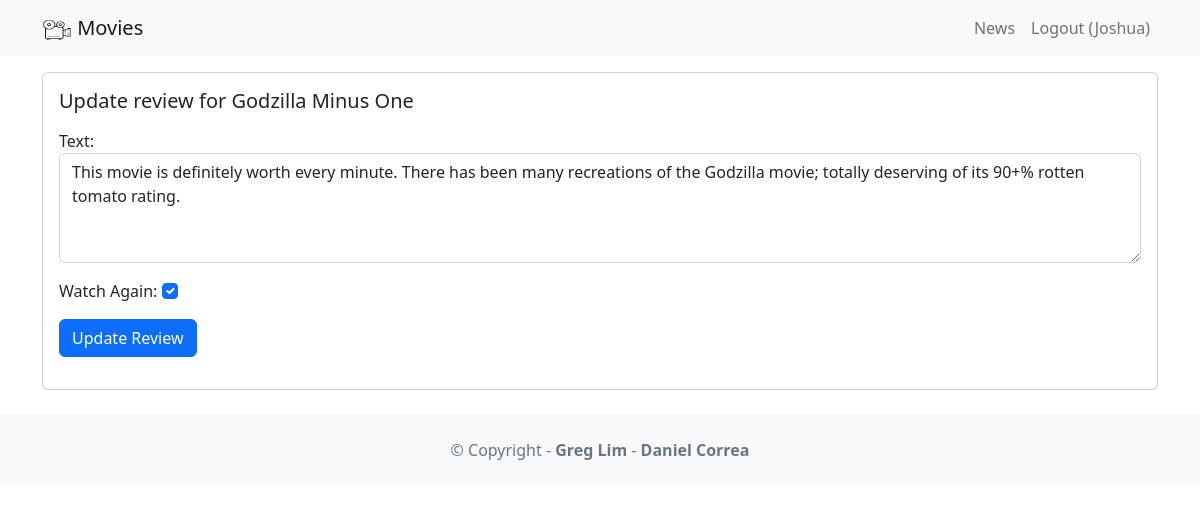
Screenshot of /movie/review/2 (signed in) with the database file from the repository.
### movie/models.py (models this page shows, shortened)
class Review(models.Model):
    text = models.TextField(max_length=200)
    date = models.DateTimeField(auto_now_add=True)
    user = models.ForeignKey(User, on_delete=models.CASCADE)
    movie = models.ForeignKey(Movie, on_delete=models.CASCADE)
    watchAgain = models.BooleanField()

class Movie(models.Model):
    title = models.CharField(max_length=100)
    description = models.CharField(max_length=250)
    image = models.ImageField(upload_to='movie/images/')
    url = models.URLField(blank=True)

### movie/views.py (the view, shortened to what this page needs)
# urls.py: path('review/<int:review_id>', views.updatereview, name='updatereview'),
@login_required
def updatereview(request, review_id):
    review = get_object_or_404(Review, pk=review_id, user=request.user)
    if request.method == "GET":
        form = ReviewForm(instance=review)
        return render(request, 'updatereview.html', {'review': review, 'form': form})

### movie/forms.py
class ReviewForm(ModelForm):
    def __init__(self, *args, **kwargs):
        super(ModelForm, self).__init__(*args, **kwargs)
        self.fields['text'].widget.attrs.update({'class': 'form-control'})
        self.fields['watchAgain'].widget.attrs.update({'class': 'form-check-input'})
    class Meta:
        model = Review
        fields = ['text', 'watchAgain']
        labels = {
            'watchAgain': 'Watch Again'
        }
        widgets = {
            'text': Textarea(attrs={'rows': 4}),
        }

### movie/templates/updatereview.html (shortened to what this page needs)
{% extends 'layout.html' %}
{% block content %}
    <div class="card mb-3">
        <div class="row g-0">
            <div>
                <div class="card-body">
                    <h5 class="card-title">
                        Update review for {{ review.movie.title }}
                    </h5>
                    <p class="card-text">
                        <form action="" method="post">
                            {{ form.as_p }}
                            <button class="btn btn-primary" type="submit">
                                Update Review
                            </button>
                        </form>
                    </p>
                </div>
            </div>
        </div>
    </div>
{% endblock content %}

### moviereviews/base_template/layout.html (shortened to what this page needs)
<!DOCTYPE html>
<html lang="en">
<head>
    <link href="https://cdn.jsdelivr.net/npm/bootstrap@5.2.3/dist/css/bootstrap.min.css" rel="stylesheet">
</head>
<body>
    <nav class="navbar navbar-expand-lg navbar-light bg-light mb-3">
        <div class="container">
            <a href="{% url 'home' %}" class="navbar-brand">
                {% load static %}
                <img src="{% static 'images/movie-icon.png' %}" alt="" width="30" height="24">
                Movies
            </a>
            <div class="collapse navbar-collapse" id="navbarNavAltMarkup">
                <div class="navbar-nav ms-auto">
                    <a href="{% url 'news' %}" class="nav-link">News</a>
                    {% if user.is_authenticated %}
                        <a href="{% url 'logout' %}" class="nav-link">
                            Logout ({{ user.username|title }})
                        </a>
                    {% else %}
                        <a href="{% url 'login' %}" class="nav-link">Login</a>
                        <a href="{% url 'signup' %}" class="nav-link">Sign Up</a>
                    {% endif %}
                </div>
            </div>
        </div>
    </nav>
    <div class="container">
        {% block content %}
        {% endblock %}
    </div>
    <footer class="text-center text-lg-start bg-light text-muted mt-4">
        <div class="text-center p-4">
            &copy; Copyright -
            <a href="#" class="text-reset fw-bold text-decoration-none" target="_blank">Greg Lim</a> -
            <a href="#" class="text-reset fw-bold text-decoration-none" target="_blank">Daniel Correa</a>
        </div>
    </footer>
</body>
</html>

### rows the page displays
Review: movie "Godzilla Minus One", text "This movie is definitely worth every minute. There has been many recreations of the Godzilla movie; totally deserving of its 90+% rotten tomato rating.", watchAgain "☑"

### other values shown
{{ user.username|title }} "Joshua"
